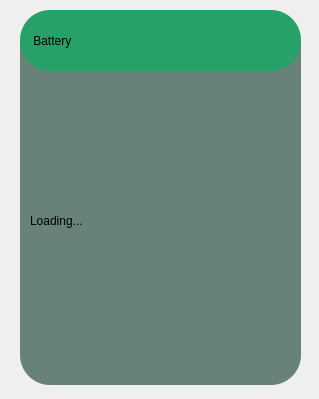
<?xml version="1.0" encoding="UTF-8"?>
<ui version="4.0">
 <class>BatteryDesignWidget</class>
 <widget class="QWidget" name="BatteryDesignWidget">
  <property name="geometry">
   <rect>
    <x>0</x>
    <y>0</y>
    <width>319</width>
    <height>399</height>
   </rect>
  </property>
  <property name="windowTitle">
   <string>Form</string>
  </property>
  <layout class="QVBoxLayout" name="verticalLayout_5">
   <property name="spacing">
    <number>10</number>
   </property>
   <property name="leftMargin">
    <number>10</number>
   </property>
   <property name="topMargin">
    <number>10</number>
   </property>
   <property name="rightMargin">
    <number>10</number>
   </property>
   <property name="bottomMargin">
    <number>10</number>
   </property>
   <item>
    <widget class="QWidget" name="widget" native="true">
     <widget class="QPushButton" name="pushButton">
      <property name="geometry">
       <rect>
        <x>10</x>
        <y>4</y>
        <width>281</width>
        <height>371</height>
       </rect>
      </property>
      <property name="styleSheet">
       <string notr="true">border-radius: 30px;
background-color: rgb(105, 130, 121);</string>
      </property>
      <property name="text">
       <string/>
      </property>
     </widget>
     <widget class="QLabel" name="label">
      <property name="geometry">
       <rect>
        <x>110</x>
        <y>30</y>
        <width>67</width>
        <height>17</height>
       </rect>
      </property>
      <property name="text">
       <string>TextLabel</string>
      </property>
     </widget>
     <widget class="QLabel" name="label_2">
      <property name="geometry">
       <rect>
        <x>10</x>
        <y>0</y>
        <width>281</width>
        <height>61</height>
       </rect>
      </property>
      <property name="styleSheet">
       <string notr="true">font: 20pt &quot;Ubuntu&quot;;
background-color: rgb(38, 162, 105);
border-radius: 30px;
</string>
      </property>
      <property name="text">
       <string>    Battery</string>
      </property>
     </widget>
     <widget class="QLabel" name="label_3">
      <property name="geometry">
       <rect>
        <x>20</x>
        <y>70</y>
        <width>261</width>
        <height>281</height>
       </rect>
      </property>
      <property name="text">
       <string>Loading...</string>
      </property>
     </widget>
    </widget>
   </item>
  </layout>
 </widget>
 <resources/>
 <connections/>
</ui>
